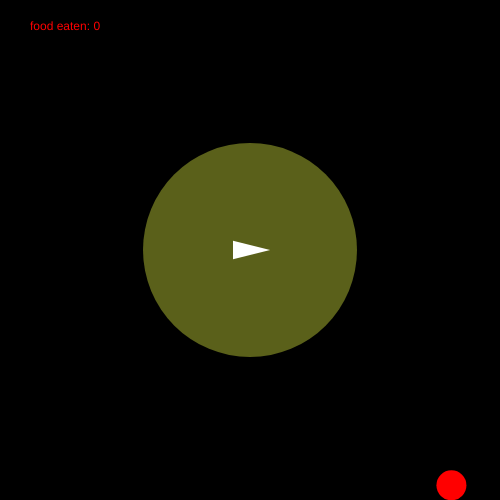
Frame 1 (no input)
Frame 60 (no input): identical to frame 1, image omitted
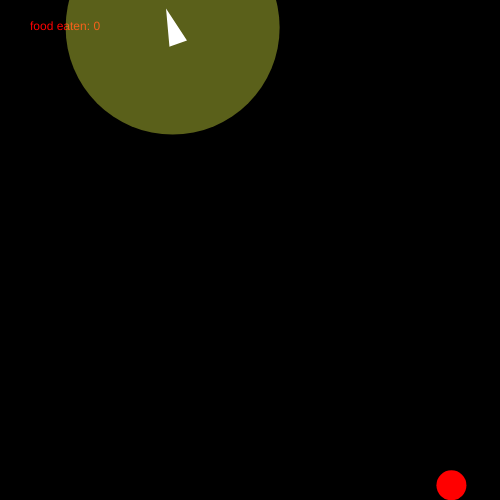
Frame 120 (the mouse pressed at the canvas centre since frame 60)

The p5.js sketch that drew these frames (run headless with seeded random() and noise() and a simulated clock; from frame 60 on, the mouse is pressed at the canvas centre):

// p5.js sketch
// ── sketch.js
// Seeking a Target (Seek)
// The Nature of Code
// The Coding Train / Daniel Shiffman
// https://youtu.be/p1Ws1ZhG36g
// https://thecodingtrain.com/learning/nature-of-code/5.2-seek.html

// Seek: https://editor.p5js.org/codingtrain/sketches/AxuChwlgb
// Seek with Sliders: https://editor.p5js.org/codingtrain/sketches/DROTtSI7J
// Arrive: https://editor.p5js.org/codingtrain/sketches/dQx9oOfTN
// Pursue: https://editor.p5js.org/codingtrain/sketches/XbsgoU_of

let vehicle;
let target;
let foodPresent = false;
let foodEaten = 0;

const CANVAS_X = 500;
const CANVAS_Y = 500;

function setup() {
  createCanvas(CANVAS_X, CANVAS_Y);
  vehicle = new Vehicle(CANVAS_X / 2, CANVAS_Y / 2);
}

function draw() {
  background(0);
  fill(255, 0, 0);
  noStroke();

  text("food eaten: " + foodEaten, 30, 30);

  if (!foodPresent) {
    target = createFood();
  }

  // draw food
  circle(target.x, target.y, 30);

  // measure distance
  let foodDistance = senseFood();

  // eat if close
  eatFood(foodDistance);
  


  let foodSensed = foodDistance < vehicle.observableDistance;

  smoothForce();

  if (foodSensed) {
    vehicle.seek(target);
  } else {
    vehicle.applyForce(smoothedForce);
  }

  vehicle.update();
  vehicle.show();
}

let lastDelta = 0;
let smoothedForce;
function smoothForce() {
  if (frameCount - lastDelta > 60) {
    lastDelta = frameCount;
    smoothedForce = createVector(getRandomNum() * 10, getRandomNum() * 10);
    
  }
  console.log("deltaTime: ", frameCount);
}

function getRandomNum() {
  let num = Math.random();
  if (num > 0.5) {
    return num;
  } else {
    return -num;
  }
}

function senseFood() {
  return dist(vehicle.pos.x, vehicle.pos.y, target.x, target.y);
}

function createFood() {
  let foodX = Math.random() * CANVAS_X;
  let foodY = Math.random() * CANVAS_Y;
  foodPresent = true;
  return createVector(foodX, foodY);
}

function eatFood(foodDistance) {
  // detect collision with food
  if (foodDistance < 5) {
    foodEaten++;
    foodPresent = false;
  }
}
// ── style.css
html, body {
  margin: 0;
  padding: 16px;
  background-color: #1c1c1c;
  display: flex;
  justify-content: center;
  align-items: center;
  
}

canvas {
  display: block;
}

// ── vehicle.js
// Seeking a Target (Seek)
// The Nature of Code
// The Coding Train / Daniel Shiffman
// https://youtu.be/p1Ws1ZhG36g
// https://thecodingtrain.com/learning/nature-of-code/5.2-seek.html

// Seek: https://editor.p5js.org/codingtrain/sketches/AxuChwlgb
// Seek with Sliders: https://editor.p5js.org/codingtrain/sketches/DROTtSI7J
// Arrive: https://editor.p5js.org/codingtrain/sketches/dQx9oOfTN
// Pursue: https://editor.p5js.org/codingtrain/sketches/XbsgoU_of

class Vehicle {
    constructor(x, y) {
      this.pos = createVector(x, y);
      this.vel = createVector(0, 0);
      this.acc = createVector(0, 0);
      this.maxSpeed = 4;
      this.maxForce = 0.25;
      this.r = 16;
      this.observableDistance = this.r * 9;
    }
  
    seek(target) {
      let force = p5.Vector.sub(target, this.pos);
      force.setMag(this.maxSpeed);
      force.sub(this.vel);
      force.limit(this.maxForce);
      this.applyForce(force);
    }
  
    applyForce(force) {
      this.acc.add(force);
    }
  
    update() {
      this.vel.add(this.acc);
      this.vel.limit(this.maxSpeed);
      this.pos.add(this.vel);
      this.acc.set(0, 0);
      this.edges();
    }
  
    show() {
      push();
      fill(230, 245, 66, 100)
      circle(this.pos.x, this.pos.y, this.observableDistance + 70)
      pop();
        
      stroke(255);
      strokeWeight(2);
      fill(255);

      push();
      translate(this.pos.x, this.pos.y);
      rotate(this.vel.heading());
      triangle(-this.r, -this.r / 2, -this.r, this.r / 2, this.r, 0);
      pop();

      
    }
  
    edges() {
      if (this.pos.x > width + this.r) {
        this.pos.x = -this.r;
      } else if (this.pos.x < -this.r) {
        this.pos.x = width + this.r;
      }
      if (this.pos.y > height + this.r) {
        this.pos.y = -this.r;
      } else if (this.pos.y < -this.r) {
        this.pos.y = height + this.r;
      }
    }
  }
  
